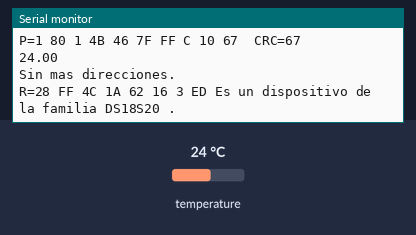
Recording of a sketch running on a simulated Arduino Uno, built with avr-gcc and run on an emulated ATmega328P. On the bench: the last lines printed to the serial monitor. The inputs (shaded band) are chosen by the test bench; at power-on: temperature 24 °C.

Above: at 2.8 s.
2.9 s: temperature set to 12 °C
At 4.0 s:
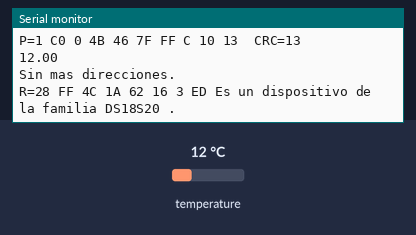
5.7 s: temperature set to 28 °C
At 7.1 s:
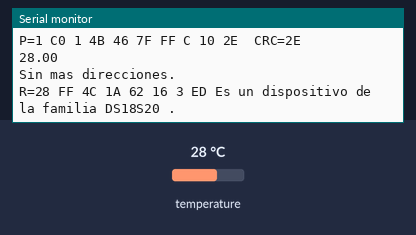
8.9 s: temperature set to 33 °C
At 10.2 s:
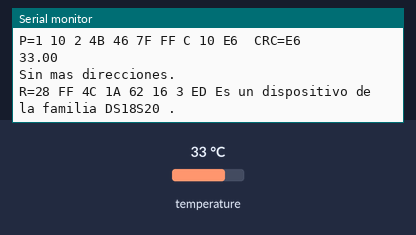
12.1 s: temperature set to 7 °C
At 13.3 s:
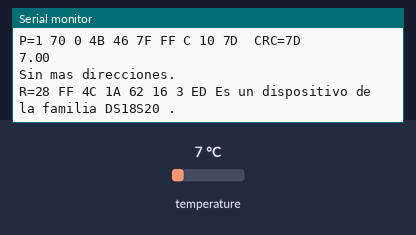
15.3 s: temperature set to 10 °C
At 16.9 s:
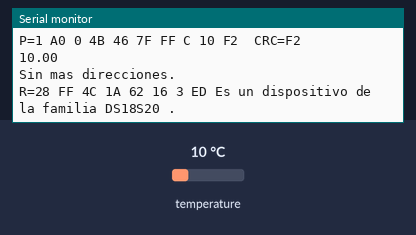
18.6 s: temperature set to 8 °C
At 20.1 s:
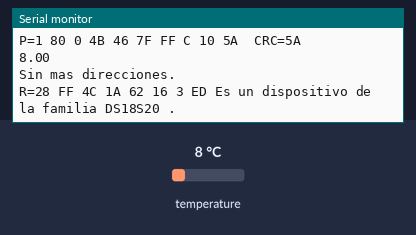
Timing chart, 0 to 21.6 s (numbered marks = the images above; inputs shaded):
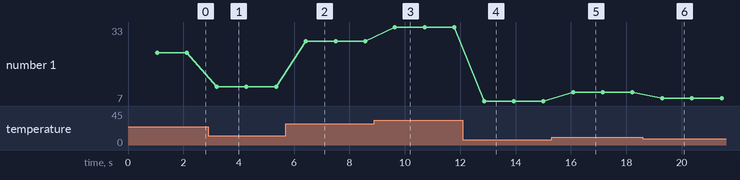

The sketch:

KY-001.ino
```cpp
#include <OneWire.h>

// DS18S20 Temperatura chip i/o
OneWire ds(2);  // Inicializamos el Pin 2

void setup(void) {

  // Inicializamos el puerto serie en 9600 baudios
  Serial.begin(9600);

}

void loop(void) {

  // Creamos las variables para convertir a grados centigrados
  int HighByte, LowByte, TReading, SignBit, Tc_100, Whole, Fract;

  byte i;
  byte present = 0;
  byte data[12];
  byte addr[8];

  if ( !ds.search(addr)) {
      Serial.print("Sin mas direcciones.\n");
      ds.reset_search();
      return;
  }

  Serial.print("R=");
  for( i = 0; i < 8; i++) {
    Serial.print(addr[i], HEX);
    Serial.print(" ");
  }

  if ( OneWire::crc8( addr, 7) != addr[7]) {
      Serial.print("CRC invalido!\n");
      return;
  }

  if ( addr[0] == 0x10) {
    Serial.print(" Es un dispositivo de la familia DS18S20.\n");
  }
  else if ( addr[0] == 0x28) {
      Serial.print("Es un dispositivo de la familia DS18S20 .\n");
  }
  else {
      Serial.print("Dispositivo desconocido: 0x");
      Serial.println(addr[0],HEX);
      return;
  }

  ds.reset();
  ds.select(addr);
  ds.write(0x44,1);         // Comienza la conversión

  delay(1000);

  present = ds.reset();
  ds.select(addr);
  ds.write(0xBE);

  Serial.print("P=");
  Serial.print(present,HEX);
  Serial.print(" ");
  for ( i = 0; i < 9; i++) {           // Necesitamos leer 9 bytes
    data[i] = ds.read();
    Serial.print(data[i], HEX);
    Serial.print(" ");
  }
  Serial.print(" CRC=");
  Serial.print( OneWire::crc8( data, 8), HEX);
  Serial.println();

  //Conversión de datos a grados centigrados
  LowByte = data[0];
  HighByte = data[1];
  TReading = (HighByte << 8) + LowByte;
  SignBit = TReading & 0x8000;
  if (SignBit)
  {
    TReading = (TReading ^ 0xffff) + 1;
  }
  Tc_100 = (6 * TReading) + TReading / 4;
  Whole = Tc_100 / 100;
  Fract = Tc_100 % 100;


  if (SignBit)
  {
     Serial.print("-");
  }
  Serial.print(Whole);
  Serial.print(".");
  if (Fract < 10)
  {
     Serial.print("0");
  }
  Serial.print(Fract);

  Serial.print("\n");
}
```

Measured:
- after the input at 2.9 s, the serial monitor: prints a new line after 0.26 s (image 1)
- after the input at 5.7 s, the serial monitor: prints a new line after 0.68 s (image 2)
- after the input at 8.9 s, the serial monitor: prints a new line after 0.70 s (image 3)
- after the input at 12.1 s, the serial monitor: prints a new line after 0.72 s (image 4)
- after the input at 15.3 s, the serial monitor: prints a new line after 0.74 s (image 5)
- after the input at 18.6 s, the serial monitor: prints a new line after 0.66 s (image 6)
- plotted number 1: 24 → 12 after the input at 2.9 s, 28 → 33 after the input at 8.9 s, 10 → 8 after the input at 18.6 s
